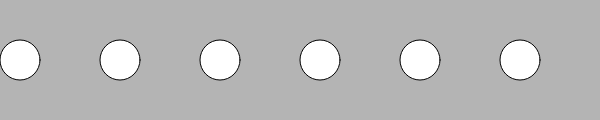
Frame 1 (no input)
Frame 60 (no input): identical to frame 1, image omitted
Frame 120 (the mouse pressed at the canvas centre since frame 60): identical to frame 1, image omitted

The p5.js sketch that drew this single still picture (run headless with seeded random() and noise() and a simulated clock; from frame 60 on, the mouse is pressed at the canvas centre):

// p5.js sketch
// ── sketch.js
function setup( ){
  createCanvas(600,120);
}

function draw( ){
  background(180);
  var x = 20;// declare and initialize a variable for the x location

  while(x<width){ // as long as x is less that the canvas width
    ellipse(x,60,40,40); //draw an ellipse at that x location
    x=x+100//increase the value of x by 100
  }

}
